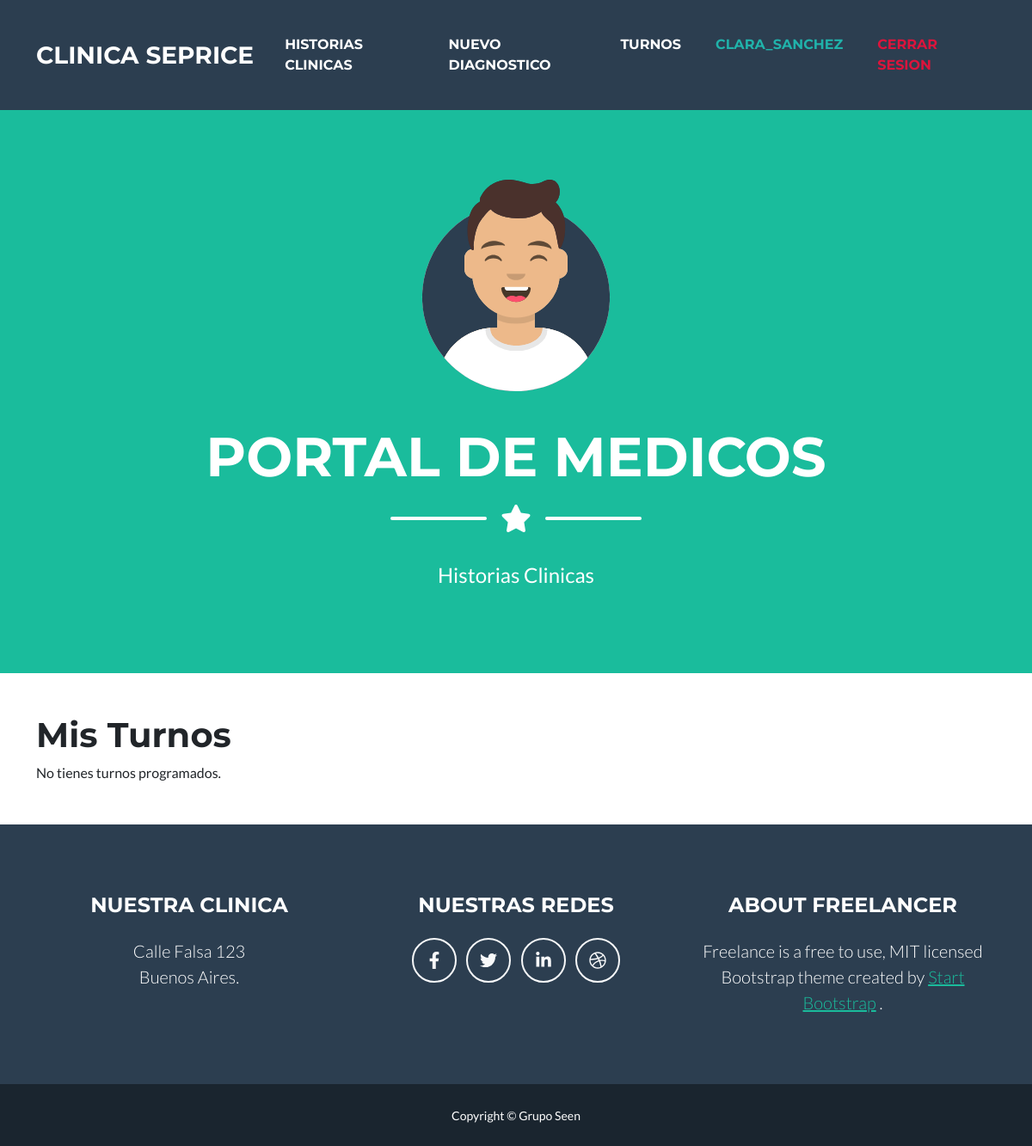
Before: /mis_turnos_medico/ (signed in) with the older database file.
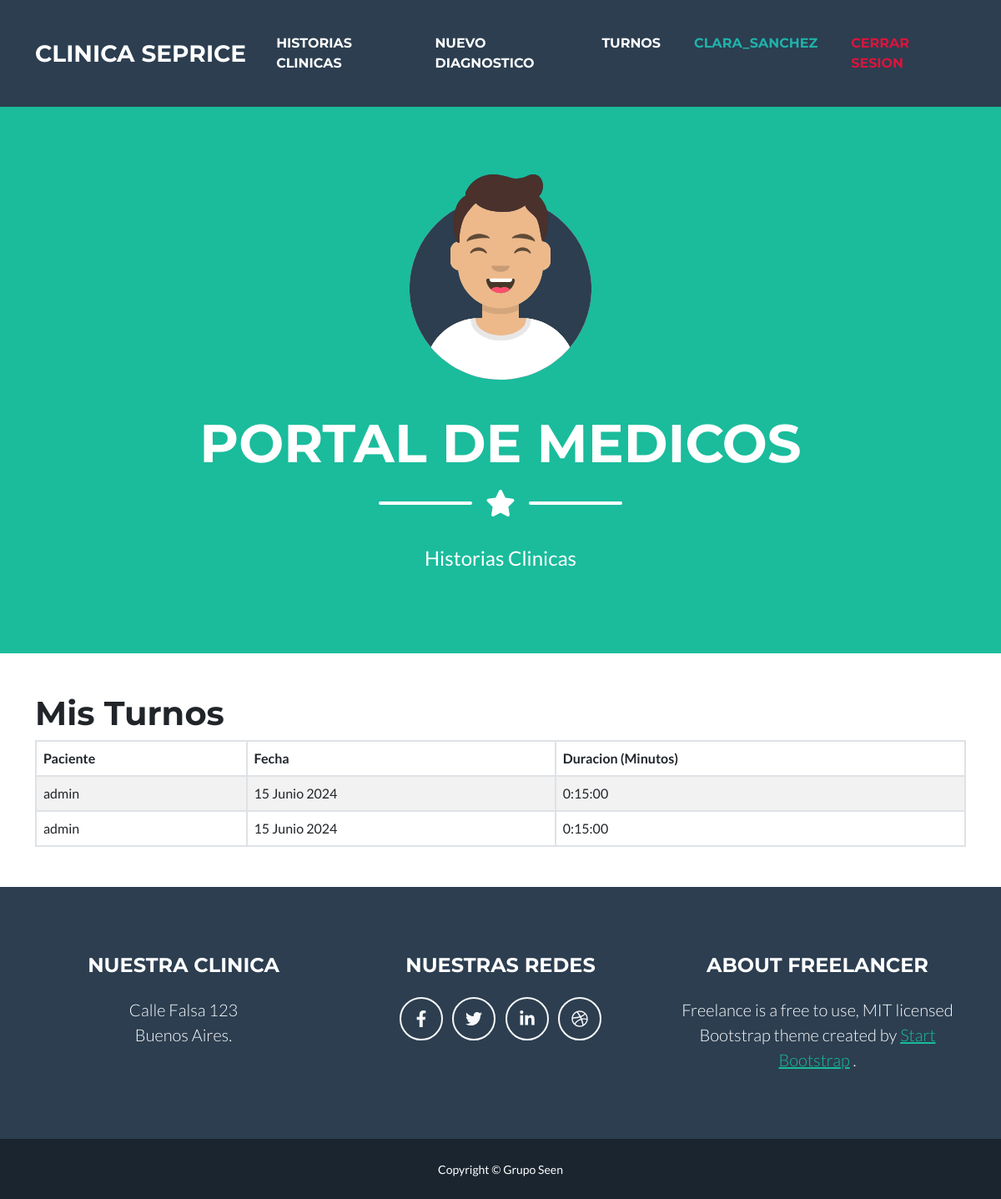
After: the same page with the newer database file.
### turnera/models.py (models this page shows, shortened)
class Turno(models.Model):
    medico = models.ForeignKey(Medico, on_delete=models.CASCADE, null=True)
    cliente = models.ForeignKey(User, on_delete=models.CASCADE, null=True)
    especialidad = models.ForeignKey(Especialidad, on_delete=models.CASCADE, null=True)
    fecha = models.DateField()
    hora_inicio = models.TimeField()
    duracion = models.DurationField(default=timezone.timedelta(minutes=15))
    ESTADO_CHOICES = [
        ('D', 'Disponible'),
        ('R', 'Reservado'),
        ('C', 'Cancelado'),
    ]
    estado = models.CharField(max_length=1, choices=ESTADO_CHOICES, default='D')
    class Meta:
        unique_together = ('medico', 'fecha', 'hora_inicio')

### historias_medicas/decorators.py (the view)
    def _wrapped_view(request, *args, **kwargs):
        if not hasattr(request.user, 'medico'):
            return redirect('permiso_denegado')
        return view_func(request, *args, **kwargs)

### turnera/views.py (called while the page is built)
@login_required
@medico_required
def mis_turnos_medico(request):
    medico = Medico.objects.get(user=request.user)
    turnos = Turno.objects.filter(medico=medico, estado='R', fecha__gte=timezone.now())
    return render(request, 'mis_turnos_medico.html', {'turnos': turnos})

### templates/mis_turnos_medico.html
{% extends 'index.html' %}
{% load static %}
{% block contenido_que_cambia %}
<div class="container mt-5 mb-5">
    <h1>Mis Turnos</h1>
    {% if turnos %}
        <table class="table table-bordered table-striped">
            <thead>
                <tr>
                    <th>Paciente</th>
                    <th>Fecha</th>
                    <th>Duracion (Minutos)</th>
                </tr>
            </thead>
            <tbody>
                {% for turno in turnos %}
                <tr>
                    <td>{{ turno.cliente }}</td>
                    <td>{{ turno.fecha }}</td>
                    <td>{{ turno.duracion }}</td>
                </tr>
                {% endfor %}
            </tbody>
        </table>
    {% else %}
        <p>No tienes turnos programados.</p>
    {% endif %}
</div>
{% endblock %}

Changed rows visible on the page:
now on this page (row edited): Turno: cliente "admin", fecha "15 Junio 2024", duracion "0:15:00"
now on this page (row edited): Turno: cliente "admin", fecha "15 Junio 2024", duracion "0:15:00"
Other visible differences:
text no longer shown: "No tienes turnos programados."
text now shown: "Paciente Fecha Duracion (Minutos)"
